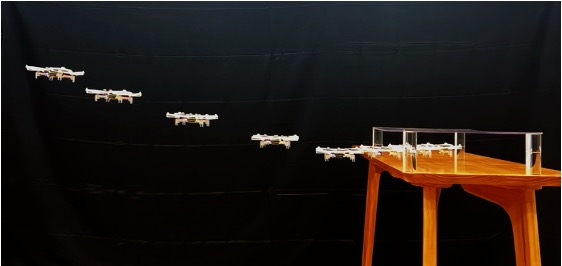
#> input picture scripts/data/imgs/high_snapshot.jpg, 562 x 266 px
$ jupyter execute --allow-errors plot.ipynb
#> lines starting #> are read from the running program, lines starting #| are printed output that depends on the picture
[cell 1]
import pandas as pd
import matplotlib.pyplot as plt
import glob

def plot_hangar_box(ax: plt.Axes, style = 'k--', line_width = 1):
    x_min, x_max = 0.155 - 0.032, 0.377 + 0.032
    z_min, z_max = 0.741, 0.834
    ax.plot([x_min, x_max], [z_min, z_min], style, linewidth = line_width, label = 'hangar region')  # Bottom
    ax.plot([x_min, x_max], [z_max, z_max], style, linewidth = line_width)  # Top
    ax.plot([x_min, x_min], [z_min, z_max], style, linewidth = line_width)  # Left
    ax.plot([x_max, x_max], [z_min, z_max], style, linewidth = line_width)  # Right


# [7 lines left out: function load_filtered_data, not called in this run]

figure, ax = plt.subplots(figsize=(7,3))

plot_hangar_box(ax)

for csv_file in glob.glob('./data/high/*.csv'):
    df = load_filtered_data(csv_file)
    # ax.scatter(df[1], df[3], s=2, label=csv_file.split('/')[-1])
    ax.plot(df[1], df[3], label=csv_file.split('/')[-1])

# [8 lines of commented-out code are left out]


plt.xlabel('x')
plt.ylabel('z')
plt.title('x-z Visualization')
# plt.legend()
plt.grid(True)
plt.xlim(-0.9, 0.5)
plt.ylim(0.5, 1.1)
# plt.axis('equal')
plt.show()
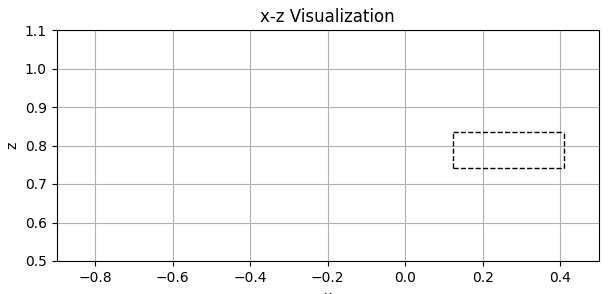
#> figure drawn by matplotlib, 1 panel

## Single Mean and Std

[cell 2]
import pandas as pd
import matplotlib.pyplot as plt
import numpy as np
import glob
import uav_trajectory


# [17 lines left out: functions plot_hangar_box, load_filtered_data, not called in this run]

def load_and_filter_trajectories(file_pattern, x_start=-0.90):
    '''
    Load and filter trajectory data from CSV files.

    Args:
        file_pattern (str): Glob pattern for CSV files (e.g., './data/middle/*.csv').
        x_start (float): Threshold for filtering x values.

    Returns:
        list: Lists of t, x, z arrays for each valid trajectory.
    '''
    all_t, all_x, all_z = [], [], []

    for csv_file in glob.glob(file_pattern):
        try:
            df = load_filtered_data(csv_file, x_start=x_start)

            if df.empty:
                print(f"{csv_file} -> Empty data, skipping")
                continue

            t = df[0].to_numpy() - df[0].iloc[0]  # Align time to 0
            x = df[1].to_numpy()
            z = df[3].to_numpy()
            all_t.append(t)
            all_x.append(x)
            all_z.append(z)

        except Exception as e:
            print(f"Error processing {csv_file}: {e}")
            continue

    return all_t, all_x, all_z

def interpolate_trajectories(all_t, all_x, all_z, num_points=500):
    '''
    Interpolate trajectories to a common time grid and compute mean/std.

    Args:
        all_t (list): List of time arrays.
        all_x (list): List of x-coordinate arrays.
        all_z (list): List of z-coordinate arrays.
        num_points (int): Number of points for interpolation.

    Returns:
        tuple: Common time grid, mean and std for x and z.
    '''
    t_min = max(t[0] for t in all_t)
    t_max = min(t[-1] for t in all_t)
    t_common = np.linspace(t_min, t_max, num_points)

    x_interp_all = [np.interp(t_common, t, x) for t, x in zip(all_t, all_x)]
    z_interp_all = [np.interp(t_common, t, z) for t, z in zip(all_t, all_z)]

    x_interp_all = np.array(x_interp_all)
    z_interp_all = np.array(z_interp_all)

    x_mean = np.mean(x_interp_all, axis=0)
    x_std = np.std(x_interp_all, axis=0)
    z_mean = np.mean(z_interp_all, axis=0)
    z_std = np.std(z_interp_all, axis=0)

    return t_common, x_mean, x_std, z_mean, z_std

# [51 lines left out: functions plot_waypoints, plot_polynomial_trajectory, plot_actual_trajectory, not called in this run]


#> (the rest of this cell did not finish here and is left out)

## Radar Plot

[cell 3]
import matplotlib.pyplot as plt
import numpy as np

from matplotlib.patches import Circle, RegularPolygon
from matplotlib.path import Path
from matplotlib.projections import register_projection
from matplotlib.projections.polar import PolarAxes
from matplotlib.spines import Spine
from matplotlib.transforms import Affine2D


def radar_factory(num_vars, frame='circle'):
    """
    Create a radar chart with `num_vars` Axes.

    This function creates a RadarAxes projection and registers it.

    Parameters
    ----------
    num_vars : int
        Number of variables for radar chart.
    frame : {'circle', 'polygon'}
        Shape of frame surrounding Axes.

    """
    # calculate evenly-spaced axis angles
    theta = np.linspace(0, 2*np.pi, num_vars, endpoint=False)

    class RadarTransform(PolarAxes.PolarTransform):

        def transform_path_non_affine(self, path):
            # Paths with non-unit interpolation steps correspond to gridlines,
            # in which case we force interpolation (to defeat PolarTransform's
            # autoconversion to circular arcs).
            if path._interpolation_steps > 1:
                path = path.interpolated(num_vars)
            return Path(self.transform(path.vertices), path.codes)

    class RadarAxes(PolarAxes):

        name = 'radar'
        PolarTransform = RadarTransform

        def __init__(self, *args, **kwargs):
            super().__init__(*args, **kwargs)
            # rotate plot such that the first axis is at the top
            self.set_theta_zero_location('N')

        def fill(self, *args, closed=True, **kwargs):
            """Override fill so that line is closed by default"""
            return super().fill(closed=closed, *args, **kwargs)

        def plot(self, *args, **kwargs):
            """Override plot so that line is closed by default"""
            lines = super().plot(*args, **kwargs)
            for line in lines:
                self._close_line(line)

        def _close_line(self, line):
            x, y = line.get_data()
            # FIXME: markers at x[0], y[0] get doubled-up
            if x[0] != x[-1]:
                x = np.append(x, x[0])
                y = np.append(y, y[0])
                line.set_data(x, y)

        def set_varlabels(self, labels):
            self.set_thetagrids(np.degrees(theta), labels)

        def _gen_axes_patch(self):
            # The Axes patch must be centered at (0.5, 0.5) and of radius 0.5
            # in axes coordinates.
            if frame == 'circle':
                return Circle((0.5, 0.5), 0.5)
            elif frame == 'polygon':
                return RegularPolygon((0.5, 0.5), num_vars,
                                      radius=.5, edgecolor="k")
            else:
                raise ValueError("Unknown value for 'frame': %s" % frame)

        def _gen_axes_spines(self):
            if frame == 'circle':
                return super()._gen_axes_spines()
            elif frame == 'polygon':
                # spine_type must be 'left'/'right'/'top'/'bottom'/'circle'.
                spine = Spine(axes=self,
                              spine_type='circle',
                              path=Path.unit_regular_polygon(num_vars))
                # unit_regular_polygon gives a polygon of radius 1 centered at
                # (0, 0) but we want a polygon of radius 0.5 centered at (0.5,
                # 0.5) in axes coordinates.
                spine.set_transform(Affine2D().scale(.5).translate(.5, .5)
                                    + self.transAxes)
                return {'polar': spine}
            else:
                raise ValueError("Unknown value for 'frame': %s" % frame)

    register_projection(RadarAxes)
    return theta


def example_data():
    data = [
        ['Speed', 'Accuracy', 'Cost', 'Stability', 'Scalability', 'Risk'],
        ('Case A', [
            [0.88, 0.77, 0.60, 0.85, 0.90,0.0],
            [0.10, 0.65, 0.55, 0.60, 0.75,0.1],
            [0.60, 0.75, 0.10, 0.65, 0.70,0.2],
            [0.50, 0.45, 0.60, 0.55, 0.10,0.3],
        ])
    ]
    return data

if __name__ == '__main__':

    # 设置角度维度数
    N = 6
    theta = radar_factory(N, frame='polygon')

    # 获取数据
    data = example_data()
    spoke_labels = data.pop(0)

    fig, ax = plt.subplots(figsize=(6, 6), nrows=1, ncols=1,
                            subplot_kw=dict(projection='radar'))
    fig.subplots_adjust(wspace=0.25, hspace=0.20, top=0.85, bottom=0.05)

    colors = ['b', 'r', 'g', 'm']
    title, case_data = data[0]
    ax.set_rgrids([0.2, 0.4, 0.6, 0.8])
    ax.set_title(title, weight='bold', size='medium', position=(0.5, 1.1),
                horizontalalignment='center', verticalalignment='center')

    for d, color in zip(case_data, colors):
        ax.plot(theta, d, color=color)
        ax.fill(theta, d, facecolor=color, alpha=0.1, label='_nolegend_')
    ax.set_varlabels(spoke_labels)

    labels = ('Factor 1', 'Factor 2', 'Factor 3', 'Factor 4')
    ax.legend(labels, loc=(0.9, .95), labelspacing=0.15, fontsize='small')

    plt.suptitle('5-Factor Solution Profile: ' + title, weight='bold', size='large')

    plt.show()
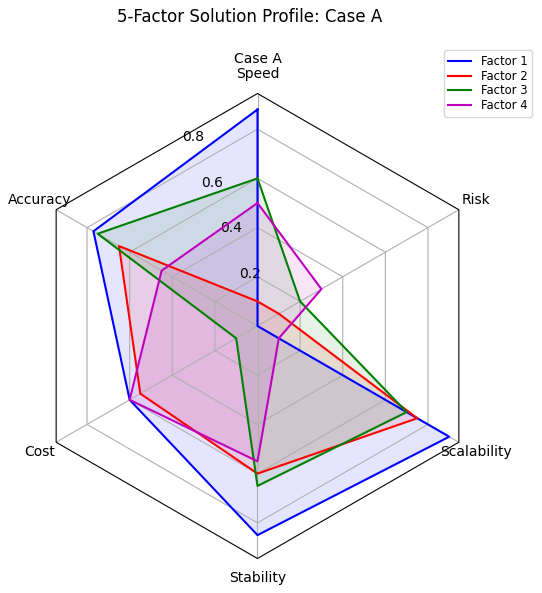
#> figure drawn by matplotlib, 1 panel

## Watch Digram

[cell 4]
import pandas as pd
import matplotlib.pyplot as plt
import numpy as np
import glob
import uav_trajectory

# [17 lines left out: functions load_filtered_data, plot_hangar_box, not called in this run]


#> (the rest of this cell did not finish here and is left out)

## Varying Heights

[cell 5]
import pandas as pd
import matplotlib.pyplot as plt
import numpy as np
import glob
import uav_trajectory

# [17 lines left out: functions plot_hangar_box, load_filtered_data, not called in this run]

def load_and_filter_trajectories(file_pattern, x_start=-0.90):
    '''
    Load and filter trajectory data from CSV files.

    Args:
        file_pattern (str): Glob pattern for CSV files (e.g., './data/middle/*.csv').
        x_start (float): Threshold for filtering x values.

    Returns:
        list: Lists of t, x, z arrays for each valid trajectory.
    '''
    all_t, all_x, all_z = [], [], []

    for csv_file in glob.glob(file_pattern):
        try:
            df = load_filtered_data(csv_file, x_start=x_start)

            if df.empty:
                print(f"{csv_file} -> Empty data, skipping")
                continue

            t = df[0].to_numpy() - df[0].iloc[0]  # Align time to 0
            x = df[1].to_numpy()
            z = df[3].to_numpy()
            all_t.append(t)
            all_x.append(x)
            all_z.append(z)

        except Exception as e:
            print(f"Error processing {csv_file}: {e}")
            continue

    return all_t, all_x, all_z

def interpolate_trajectories(all_t, all_x, all_z, num_points=500):
    '''
    Interpolate trajectories to a common time grid and compute mean/std.

    Args:
        all_t (list): List of time arrays.
        all_x (list): List of x-coordinate arrays.
        all_z (list): List of z-coordinate arrays.
        num_points (int): Number of points for interpolation.

    Returns:
        tuple: Common time grid, mean and std for x and z.
    '''
    t_min = max(t[0] for t in all_t)
    t_max = min(t[-1] for t in all_t)
    t_common = np.linspace(t_min, t_max, num_points)

    x_interp_all = [np.interp(t_common, t, x) for t, x in zip(all_t, all_x)]
    z_interp_all = [np.interp(t_common, t, z) for t, z in zip(all_t, all_z)]

    x_interp_all = np.array(x_interp_all)
    z_interp_all = np.array(z_interp_all)

    x_mean = np.mean(x_interp_all, axis=0)
    x_std = np.std(x_interp_all, axis=0)
    z_mean = np.mean(z_interp_all, axis=0)
    z_std = np.std(z_interp_all, axis=0)

    return t_common, x_mean, x_std, z_mean, z_std

# [51 lines left out: functions plot_waypoints, plot_polynomial_trajectory, plot_actual_trajectory, not called in this run]


#> (the rest of this cell did not finish here and is left out)

### Varying Heights Output

[cell 6]
#!/usr/bin/env python

import numpy as np
import matplotlib.pyplot as plt
from mpl_toolkits.mplot3d import Axes3D
import argparse

import uav_trajectory
import pandas as pd


# [18 lines left out: function load_filtered_data, not called in this run]


#> (the rest of this cell did not finish here and is left out)

[cell 7]
import pandas as pd
import matplotlib.pyplot as plt
import numpy as np
import glob
import uav_trajectory

def plot_hangar_box(ax: plt.Axes, style = 'k--', line_width = 1):
    x_min, x_max = 0.155 - 0.032, 0.377 + 0.032
    z_min, z_max = 0.741, 0.834
    ax.plot([x_min, x_max], [z_min, z_min], style, linewidth = line_width, label = 'hangar region')  # Bottom
    ax.plot([x_min, x_max], [z_max, z_max], style, linewidth = line_width)  # Top
    ax.plot([x_min, x_min], [z_min, z_max], style, linewidth = line_width)  # Left
    ax.plot([x_max, x_max], [z_min, z_max], style, linewidth = line_width)  # Right

def plot_safe_barrier(ax: plt.Axes, style = 'r--', line_width = 1):
    x_min, x_max = 0.155 - 0.032, 0.377 + 0.032
    z_min, z_max = 0.741+0.033, 0.834-0.011
    ax.plot([x_min, x_max], [z_min, z_min], style, linewidth = line_width, label = 'safe region')  # Bottom
    ax.plot([x_min, x_max], [z_max, z_max], style, linewidth = line_width)  # Top
    # ax.plot([x_min, x_min], [z_min, z_max], style, linewidth = line_width)  # Left
    # ax.plot([x_max, x_max], [z_min, z_max], style, linewidth = line_width)  # Right

# [46 lines left out: functions load_filtered_data, plot_waypoints, plot_polynomial_trajectory, not called in this run]

def plot_actual_trajectory(ax: plt.Axes, csv_file: str, x_start: float = -0.877):
    '''
    Plot the actual trajectory from a CSV file on the given axes.
    Args:
        ax (plt.Axes): The axes to plot on.
        csv_file (str): Path to the actual trajectory CSV file.
        x_start (float): Value threshold for filtering the trajectory data.
    '''
    for i, csv_file in enumerate(glob.glob(csv_file)):
        df = load_filtered_data(csv_file, x_start)
        if i == 0:
            ax.plot(df[1], df[3], color='g', alpha=0.5, label='Actual trajectories', linewidth=0.5)
        else:
            ax.plot(df[1], df[3], color='g', alpha=0.5, label='_nolegend_',linewidth=0.5)


if __name__ == '__main__':

    x_start = -0.90
    fig, axs = plt.subplots(3, 3, figsize = (15,6),)

    # =======================================================
    # High
    # =======================================================

    act_traj_path = './data/varying_height/high/*.csv'
    i,j = 1,0
    plot_actual_trajectory(axs[i,j], act_traj_path, x_start)
    axs[i,j].set_xlabel('x')
    axs[i,j].set_ylabel('z')
    axs[i,j].grid(True)
    axs[i,j].set_xlim(-1.0, 0.5)
    axs[i,j].set_ylim(0.5, 1.1)
    # axs[i,j].legend(loc='upper right')
    # axs[i,j].legend(loc='upper center', bbox_to_anchor=(0.5, -0.18), ncol=3)
    plot_hangar_box(axs[i,j])
    plot_safe_barrier(axs[i,j])
    axs[i,j].set_aspect('equal')
    axs[i,j].set_xticks(np.arange(-1.0, 0.6, 0.5))
    axs[i,j].set_yticks(np.arange(0.5, 1.1, 0.25))
    # # axs[i,j].set_aspect('equal', 'box')

    plot_hangar_box(axs[2,j])
    plot_safe_barrier(axs[2,j])
    plot_actual_trajectory(axs[2,j], act_traj_path, 0.0)
    # axs[2,j].set_xlabel("X [m]")
    axs[2,j].set_ylabel("Z [m]")
    # axs[2,j].set_title("Proposed Path + Proposed Controller", fontsize=10)
    axs[2,j].grid(linestyle=':', linewidth=0.5)
    axs[2,j].set_aspect('equal')


    # =======================================================
    # Middle
    # =======================================================


    act_traj_path = './data/varying_height/middle/*.csv'
    i,j = 1,1
    plot_actual_trajectory(axs[i,j], act_traj_path, x_start)
    axs[i,j].set_xlabel('x')
    axs[i,j].set_ylabel('z')
    axs[i,j].grid(True)
    axs[i,j].set_xlim(-1.0, 0.5)
    axs[i,j].set_ylim(0.5, 1.1)
    # axs[i,j].legend(loc='upper right')
    # axs[i,j].legend(loc='upper center', bbox_to_anchor=(0.5, -0.18), ncol=3)
    plot_hangar_box(axs[i,j])
    plot_safe_barrier(axs[i,j])
    axs[i,j].set_aspect('equal')
    axs[i,j].set_xticks(np.arange(-1.0, 0.6, 0.5))
    axs[i,j].set_yticks(np.arange(0.5, 1.1, 0.25))
    # # axs[i,j].set_aspect('equal', 'box')

    plot_hangar_box(axs[2,j])
    plot_safe_barrier(axs[2,j])
    plot_actual_trajectory(axs[2,j], act_traj_path, 0.0)
    # axs[2,j].set_xlabel("X [m]")
    axs[2,j].set_ylabel("Z [m]")
    # axs[2,j].set_title("Proposed Path + Proposed Controller", fontsize=10)
    axs[2,j].grid(linestyle=':', linewidth=0.5)
    axs[2,j].set_aspect('equal')


    # =======================================================
    # Low
    # =======================================================

    act_traj_path = './data/varying_height/low/*.csv'
    i,j = 1,2
    plot_actual_trajectory(axs[i,j], act_traj_path, x_start)
    axs[i,j].set_xlabel('x')
    axs[i,j].set_ylabel('z')
    axs[i,j].grid(True)
    axs[i,j].set_xlim(-1.0, 0.5)
    axs[i,j].set_ylim(0.5, 1.1)
    # axs[i,j].legend(loc='upper right')
    # axs[i,j].legend(loc='upper center', bbox_to_anchor=(0.5, -0.18), ncol=3)
    plot_hangar_box(axs[i,j])
    plot_safe_barrier(axs[i,j])
    axs[i,j].set_aspect('equal')
    axs[i,j].set_xticks(np.arange(-1.0, 0.6, 0.5))
    axs[i,j].set_yticks(np.arange(0.5, 1.1, 0.25))
    # # axs[i,j].set_aspect('equal', 'box'))

    plot_hangar_box(axs[2,j])
    plot_safe_barrier(axs[2,j])
    plot_actual_trajectory(axs[2,j], act_traj_path, 0.0)
    # axs[2,j].set_xlabel("X [m]")
    axs[2,j].set_ylabel("Z [m]")
    # axs[2,j].set_title("Proposed Path + Proposed Controller", fontsize=10)
    axs[2,j].grid(linestyle=':', linewidth=0.5)
    axs[2,j].set_aspect('equal')


    img_paths = ['./data/imgs/high_snapshot.jpg', './data/imgs/middle_snapshot.jpg', './data/imgs/low_snapshot.jpg']  # 替换为你的图片路径
    for i, img_path in enumerate(img_paths):
        img = plt.imread(img_path)
#> img is the input picture: shape (266, 562, 3); mean R, G, B 30.2, 23.7, 20
        axs[0, i].imshow(img)
        axs[0, i].axis('off')
        # axs[1, i].set_title(f"Snapshot {i+1}")

    # 只收集第一行轨迹子图的 legend, 对于2行
    handles, labels = [], []
    for ax in axs[0]:  # 只遍历第一行的每个子图
        for h, l in zip(*ax.get_legend_handles_labels()):
            if l not in labels:
                handles.append(h)
                labels.append(l)
#> (the rest of the program and of its run is left out)
